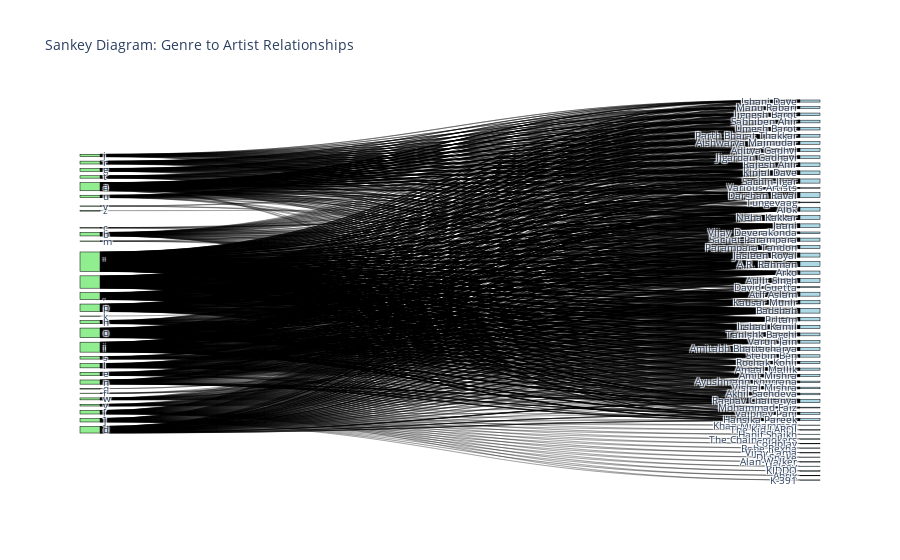

Notebook code for this chart:
### Code cell
# 3. Advanced Visualization: Sankey Diagram for Artist–Genre Relationships

import plotly.graph_objects as go

# Prepare nodes: unique genres and artist names
genre_nodes = list(genres_all)
artist_nodes = df['name'].tolist()

# Combine nodes (genres first, then artists)
all_nodes = genre_nodes + artist_nodes

# Create a mapping from node name to index
node_indices = {node: i for i, node in enumerate(all_nodes)}

# Build lists for the Sankey diagram connections
source = []
target = []
value = []

# For each artist, add a link from each associated genre to the artist
for i, row in df.iterrows():
    artist = row['name']
    # Skip if there are no genres (or optionally assign to a "No Genre" node)
    if not row['genres']:
        continue
    for genre in row['genres']:
        source.append(node_indices[genre])
        target.append(node_indices[artist])
        value.append(1)  # Each connection has equal weight

# Create the Sankey diagram
fig = go.Figure(data=[go.Sankey(
    node=dict(
        pad=15,
        thickness=20,
        line=dict(color="black", width=0.5),
        label=all_nodes,
        color=["lightgreen"]*len(genre_nodes) + ["lightblue"]*len(artist_nodes)
    ),
    link=dict(
        source=source,
        target=target,
        value=value
    )
)])
fig.update_layout(title_text="Sankey Diagram: Genre to Artist Relationships", font_size=10)
fig.show()

### Figure 1 — Plotly figure (JSON) as saved in the notebook; plotly's stock layout.template omitted (floating-point values rounded to 4 significant figures; data arrays with more than 128 entries replaced by an {"elided": "..."} marker saying what was removed)
{"data": [{"link": {"source": {"elided": "2073 int values"}, "target": {"elided": "2073 int values"}, "value": {"elided": "2073 int values"}}, "node": {"color": ["lightgreen", "lightgreen", "lightgreen", "lightgreen", "lightgreen", "lightgreen", "lightgreen", "lightgreen", "lightgreen", "lightgreen", "lightgreen", "lightgreen", "lightgreen", "lightgreen", "lightgreen", "lightgreen", "lightgreen", "lightgreen", "lightgreen", "lightgreen", "lightgreen", "lightgreen", "lightgreen", "lightgreen", "lightgreen", "lightgreen", "lightgreen", "lightgreen", "lightgreen", "lightgreen", "lightblue", "lightblue", "lightblue", "lightblue", "lightblue", "lightblue", "lightblue", "lightblue", "lightblue", "lightblue", "lightblue", "lightblue", "lightblue", "lightblue", "lightblue", "lightblue", "lightblue", "lightblue", "lightblue", "lightblue", "lightblue", "lightblue", "lightblue", "lightblue", "lightblue", "lightblue", "lightblue", "lightblue", "lightblue", "lightblue", "lightblue", "lightblue", "lightblue", "lightblue", "lightblue", "lightblue", "lightblue", "lightblue", "lightblue", "lightblue", "lightblue", "lightblue", "lightblue", "lightblue", "lightblue", "lightblue", "lightblue", "lightblue", "lightblue", "lightblue", "lightblue", "lightblue", "lightblue", "lightblue", "lightblue", "lightblue", "lightblue", "lightblue"], "label": ["u", "q", "s", "e", ",", "i", "g", "y", "[", "o", "'", "m", "c", "k", "n", "h", "l", "f", "p", "a", "j", "z", " ", "b", "v", "r", "w", "t", "]", "d", "Ishani Dave", "Jignesh Barot", "Sabhiben Ahir", "Sachet-Parampara", "Stebin Ben", "Parampara Tandon", "Kausar Munir", "Jasleen Royal", "Neha Kakkar", "Khan Muhammad", "Rajesh Ahir", "Arijit Singh", "Manu Rabari", "Pritam", "Umesh Barot", "Vijay Deverakonda", "Rochak Kohli", "Badshah", "Tanishk Bagchi", "Parth Bharat Thakkar", "David Guetta", "The Kid LAROI", "Darshan Raval", "Aishwarya Majmudar", "Hanif Shaikh", "The Chainsmokers", "Alok", "Coldplay", "Bebe Rexha", "Varun Jain", "Vijay Lama", "Various Artists", "DJ Snake", "Kinjal Dave", "Irshad Kamil", "Jaani", "Raghav Chaitanya", "Alan Walker", "Ayushmann Khurrana", "Vishal Mishra", "Halsey", "KIDDO", "Amitabh Bhattacharya", "Aditya Gadhvi", "Akhil Sachdeva", "Arko", "Tungevaag", "Ahrix", "Jigardan Gadhavi", "Atif Aslam", "Amaal Mallik", "Amit Mishra", "Sachin-Jigar", "Vaibhav Pani", "Mohammad Faiz", "K-391", "A.R. Rahman", "Hansika Pareek"], "line": {"color": "black", "width": 0.5}, "pad": 15, "thickness": 20}, "type": "sankey"}], "layout": {"font": {"size": 10}, "title": {"text": "Sankey Diagram: Genre to Artist Relationships"}}}
